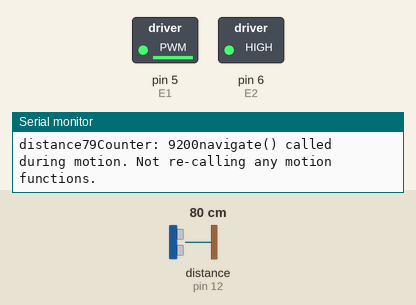
Simulated run of this sketch. Board: Arduino Uno, built with avr-gcc and run on an emulated ATmega328P. Parts: switched loads named in the sketch (green lamp = pin HIGH), the last lines printed to the serial monitor. Wiring (inferred from the names in the program): ultrasonic range finder: trigger pin 11; echo pin 12. The test bench sets the inputs (shaded band); at power-on: distance to the obstacle (sensor on pin 12) 80 cm. The echo pulse lasts 58.3 µs per cm; pins used as bus, display or sensor lines are not drawn.

Above: at 1.2 s.
1.3 s: distance to the obstacle (sensor on pin 12) set to 23 cm
4.3 s: distance to the obstacle (sensor on pin 12) set to 18 cm
At 4.8 s:
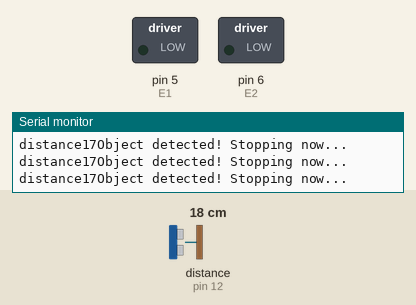
5.9 s: distance to the obstacle (sensor on pin 12) set to 299 cm
At 7.1 s:
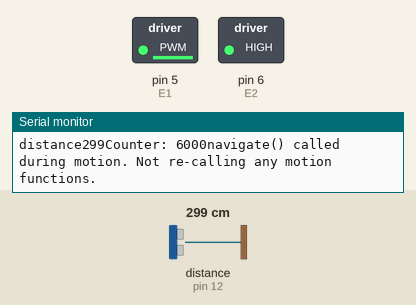
7.4 s: distance to the obstacle (sensor on pin 12) set to 2 cm
At 8.4 s:
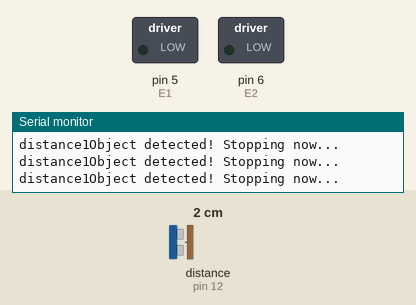
Timing chart, 0 to 9.9 s (numbered marks = the images above; inputs shaded):
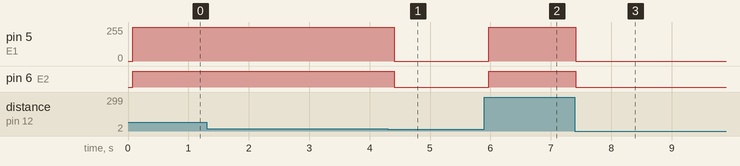

Measured:
- the behaviour switches between 21 and 20 cm on distance to the obstacle (sensor on pin 12) (found by bisection; images 0 and 1)
- after the input at 4.3 s, pin 5 (E1): 254/255 → 0/255 after 0.11 s; pin 6 (E2): HIGH → LOW after 0.11 s
- after the input at 5.9 s, pin 5 (E1): 0/255 → 254/255 after 0.07 s; pin 6 (E2): LOW → HIGH after 0.07 s
- after the input at 7.4 s, pin 5 (E1): 254/255 → 0/255 at once; pin 6 (E2): HIGH → LOW at once

The sketch:

robot.ino
```cpp
/* Gyan Prayaga. Independent Study Project Spring 2017 */

/* Motor */
int E1 = 5;     //M1 Speed Control
int E2 = 6;     //M2 Speed Control
int M1 = 4;     //M1 Direction Control
int M2 = 7;     //M1 Direction Control

/* Ultrasound */
int trigPin = 11;    //Trig - green Jumper
int echoPin = 12;    //Echo - yellow Jumper
long duration, cm, inches;

int pulse_delay = 100;

// steps table --> this lets us create a procession of navigational tasks
// unfortunately mixed arrays are not supported in C :/

/*
   Motion types:
   1: Forward motion
   2: Turn left

   Important note --> stepes should always be multiples of 250


*/

int steps[3][2] = {
  {1, 10000},   /*  motion type, microseconds */
  {2, 2100},
  {1, 10000}
};

// start us off on the first index (0)
int current_step = -1;

// currently in motion (check this in our nav function)
int in_motion = 0;

// counter starts at 0, which will cause navigate() to move us into step 0 when called in setup()
int counter = 0;

/* Motor directive functions */
void stop(void)                    //Stop
{
  digitalWrite(E1, 0);
  digitalWrite(M1, LOW);
  digitalWrite(E2, 0);
  digitalWrite(M2, LOW);

  // we have stopped
  in_motion = 0;
}
void advance(char a, char b)         //Move forward
{
  analogWrite (E1, a);     //PWM Speed Control
  digitalWrite(M1, HIGH); // High/Low are binaries (HIGH means positive direction)
  analogWrite (E2, b);
  digitalWrite(M2, HIGH);

  // we are moving
  in_motion = 1;
}
void back_off (char a, char b)         //Move backward
{
  analogWrite (E1, a);
  digitalWrite(M1, LOW);
  analogWrite (E2, b);
  digitalWrite(M2, LOW);

  // we are moving
  in_motion = 1;
}
void turn_L (char a, char b)            //Turn Left
{
  analogWrite (E1, a);
  digitalWrite(M1, LOW);
  analogWrite (E2, b);
  digitalWrite(M2, HIGH);

  // we are moving
  in_motion = 1;
}
void turn_R (char a, char b)            //Turn Right
{
  analogWrite (E1, a);
  digitalWrite(M1, HIGH);
  analogWrite (E2, b);
  digitalWrite(M2, LOW);
}

// handles navigation memory
void navigate() {

  Serial.print("Counter: " + String(counter));

  if (!counter) {
    // WE GOT TO ZERO! Time to move to next task :)
    Serial.print("Step countdown expired. Moving to next task...\n");

    // we are not moving
    in_motion = 0;

    // countdown = 0, so move onto next task
    current_step = current_step + 1;

    // get the countdown for this step
    int countdown = steps[current_step][1];

    // set the relative counter based on the time limit for the step
    counter = countdown;
  }
  else {
    // LETS DRIVE!

    if (in_motion) {
      // do noting, don't want to re-call advance() function
      Serial.print("navigate() called during motion. Not re-calling any motion functions.\n");
    }
    else {

      // run the motor directive for our current step
      int motor_directive = steps[current_step][0];

      switch (motor_directive) {
        case 1:
          // Overview: drive forward for 10 seconds
          Serial.print("Starting or resuming task: Driving forward for 10 secs...\n");
          stop();
          back_off(254, 255);
          break;
        case 2:
          // Overview: make a U-turn
          Serial.print("Starting or resuming task: Making a U-turn...\n");
          stop();
          turn_L(150, 150);
          break;
        default:
          Serial.print("Invalid directive called -- does not work...\n");
          // invalid directive, do nothing
          break;
      }

    }

  }
}


/* Main thread */
void setup() {
  //Serial Port begin --> this should be bluetooth for wireless comm between smartphone & tank
  // this port should be "115200"
  Serial.begin (9600);

  // Define ultrasounic inputs and outputs
  pinMode(trigPin, OUTPUT);
  pinMode(echoPin, INPUT);

  // lets go!
  navigate();
}

void loop()
{


  // The sensor is triggered by a HIGH pulse of 10 or more microseconds.
  // Give a short LOW pulse beforehand to ensure a clean HIGH pulse:
  digitalWrite(trigPin, LOW);
  delayMicroseconds(5);
  digitalWrite(trigPin, HIGH);
  delayMicroseconds(10);
  digitalWrite(trigPin, LOW);

  // Read the signal from the sensor: a HIGH pulse whose
  // duration is the time (in microseconds) from the sending
  // of the ping to the reception of its echo off of an object.
  pinMode(echoPin, INPUT);
  duration = pulseIn(echoPin, HIGH);

  // convert the time into a distance
  cm = (duration / 2) / 29.1;
  inches = (duration / 2) / 74;

  Serial.print("distance" + String(cm));

  if (cm < 20) {
    // detected obstacle
    Serial.print("Object detected! Stopping now...\n");
    stop();

    // dont increment counter, because nav step has ceased
  }
  else {

    // (!ISSUE although ultrasound works, the advance() function keep getting restarted.
    // we need to build in memory so it doesn't get distracted from its current task
    // and presets...

    // lets nav at our current relative time
    navigate();
    //    advance(254,255);

    //    navigate(counter)

    //      if (!navigational_step) {
    //        Serial.print("Begin navigation...");
    //
    //        // what are we doing here? lay out a path
    //        navigate(navigational_step);
    //      }
    //      else {
    //        Serial.print("Resume navigation...");
    //        navigate(0);
    //      }

    // increment counter
    counter = counter - pulse_delay;

  }

  delay(pulse_delay);
}
```
